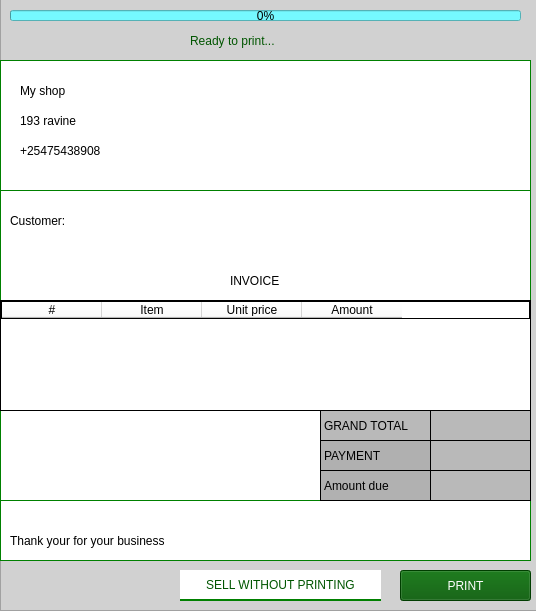
<?xml version="1.0" encoding="UTF-8"?>
<ui version="4.0">
 <class>Dialog</class>
 <widget class="QDialog" name="Dialog">
  <property name="geometry">
   <rect>
    <x>0</x>
    <y>0</y>
    <width>536</width>
    <height>611</height>
   </rect>
  </property>
  <property name="windowTitle">
   <string>Dialog</string>
  </property>
  <widget class="QFrame" name="frame">
   <property name="geometry">
    <rect>
     <x>0</x>
     <y>-10</y>
     <width>541</width>
     <height>621</height>
    </rect>
   </property>
   <property name="styleSheet">
    <string notr="true">background-color: rgb(209, 209, 209);</string>
   </property>
   <property name="frameShape">
    <enum>QFrame::StyledPanel</enum>
   </property>
   <property name="frameShadow">
    <enum>QFrame::Raised</enum>
   </property>
   <widget class="QFrame" name="frame_2">
    <property name="geometry">
     <rect>
      <x>0</x>
      <y>70</y>
      <width>531</width>
      <height>501</height>
     </rect>
    </property>
    <property name="styleSheet">
     <string notr="true">background-color: rgb(255, 255, 255);
border: 1px solid green;</string>
    </property>
    <property name="frameShape">
     <enum>QFrame::Box</enum>
    </property>
    <property name="frameShadow">
     <enum>QFrame::Plain</enum>
    </property>
    <widget class="QFrame" name="frame_3">
     <property name="geometry">
      <rect>
       <x>0</x>
       <y>0</y>
       <width>531</width>
       <height>131</height>
      </rect>
     </property>
     <property name="frameShape">
      <enum>QFrame::StyledPanel</enum>
     </property>
     <property name="frameShadow">
      <enum>QFrame::Raised</enum>
     </property>
     <widget class="QLabel" name="label_2">
      <property name="geometry">
       <rect>
        <x>20</x>
        <y>20</y>
        <width>71</width>
        <height>21</height>
       </rect>
      </property>
      <property name="styleSheet">
       <string notr="true">border:none;
font: 75 12pt &quot;Roboto&quot;;</string>
      </property>
      <property name="text">
       <string>My shop</string>
      </property>
     </widget>
     <widget class="QLabel" name="label_3">
      <property name="geometry">
       <rect>
        <x>20</x>
        <y>50</y>
        <width>81</width>
        <height>21</height>
       </rect>
      </property>
      <property name="styleSheet">
       <string notr="true">border:none;
font: 75 12pt &quot;Roboto&quot;;</string>
      </property>
      <property name="text">
       <string>193 ravine</string>
      </property>
     </widget>
     <widget class="QLabel" name="label_4">
      <property name="geometry">
       <rect>
        <x>20</x>
        <y>80</y>
        <width>111</width>
        <height>21</height>
       </rect>
      </property>
      <property name="styleSheet">
       <string notr="true">border:none;
font: 75 12pt &quot;Roboto&quot;;</string>
      </property>
      <property name="text">
       <string>+25475438908</string>
      </property>
     </widget>
     <widget class="QLabel" name="labeldate">
      <property name="geometry">
       <rect>
        <x>400</x>
        <y>15</y>
        <width>101</width>
        <height>21</height>
       </rect>
      </property>
      <property name="styleSheet">
       <string notr="true">border:none;
font: 75 11pt &quot;Roboto&quot;;</string>
      </property>
      <property name="text">
       <string/>
      </property>
     </widget>
    </widget>
    <widget class="QFrame" name="frame_4">
     <property name="geometry">
      <rect>
       <x>0</x>
       <y>130</y>
       <width>531</width>
       <height>311</height>
      </rect>
     </property>
     <property name="frameShape">
      <enum>QFrame::StyledPanel</enum>
     </property>
     <property name="frameShadow">
      <enum>QFrame::Raised</enum>
     </property>
     <widget class="QTableWidget" name="tableWidget">
      <property name="geometry">
       <rect>
        <x>0</x>
        <y>110</y>
        <width>531</width>
        <height>111</height>
       </rect>
      </property>
      <property name="styleSheet">
       <string notr="true">border:1px solid black;</string>
      </property>
      <column>
       <property name="text">
        <string>#</string>
       </property>
      </column>
      <column>
       <property name="text">
        <string>Item</string>
       </property>
      </column>
      <column>
       <property name="text">
        <string>Unit price</string>
       </property>
      </column>
      <column>
       <property name="text">
        <string>Amount</string>
       </property>
      </column>
     </widget>
     <widget class="QLabel" name="label_6">
      <property name="geometry">
       <rect>
        <x>230</x>
        <y>80</y>
        <width>61</width>
        <height>21</height>
       </rect>
      </property>
      <property name="styleSheet">
       <string notr="true">border:none;
font: 75 12pt &quot;Roboto&quot;;</string>
      </property>
      <property name="text">
       <string>INVOICE</string>
      </property>
     </widget>
     <widget class="QLabel" name="label_7">
      <property name="geometry">
       <rect>
        <x>320</x>
        <y>220</y>
        <width>111</width>
        <height>31</height>
       </rect>
      </property>
      <property name="styleSheet">
       <string notr="true">background-color: rgb(185, 185, 185);
font: 75 12pt &quot;Roboto&quot;;
border:1px solid black;</string>
      </property>
      <property name="text">
       <string>GRAND TOTAL</string>
      </property>
     </widget>
     <widget class="QLabel" name="label_8">
      <property name="geometry">
       <rect>
        <x>320</x>
        <y>250</y>
        <width>111</width>
        <height>31</height>
       </rect>
      </property>
      <property name="styleSheet">
       <string notr="true">border:1px solid black;
background-color: rgb(176, 176, 176);
font: 75 12pt &quot;Roboto&quot;;</string>
      </property>
      <property name="text">
       <string>PAYMENT</string>
      </property>
     </widget>
     <widget class="QLabel" name="label_9">
      <property name="geometry">
       <rect>
        <x>320</x>
        <y>280</y>
        <width>111</width>
        <height>31</height>
       </rect>
      </property>
      <property name="styleSheet">
       <string notr="true">border:1px solid black;
font: 75 12pt &quot;Roboto&quot;;
background-color: rgb(177, 177, 177);</string>
      </property>
      <property name="text">
       <string>Amount due</string>
      </property>
     </widget>
     <widget class="QLabel" name="labelgrandtotal">
      <property name="geometry">
       <rect>
        <x>430</x>
        <y>220</y>
        <width>101</width>
        <height>31</height>
       </rect>
      </property>
      <property name="styleSheet">
       <string notr="true">background-color: rgb(185, 185, 185);
font: 75 12pt &quot;Roboto&quot;;
border:1px solid black;</string>
      </property>
      <property name="text">
       <string/>
      </property>
     </widget>
     <widget class="QLabel" name="labelpayment">
      <property name="geometry">
       <rect>
        <x>430</x>
        <y>250</y>
        <width>101</width>
        <height>31</height>
       </rect>
      </property>
      <property name="styleSheet">
       <string notr="true">background-color: rgb(185, 185, 185);
font: 75 12pt &quot;Roboto&quot;;
border:1px solid black;</string>
      </property>
      <property name="text">
       <string/>
      </property>
     </widget>
     <widget class="QLabel" name="labelAmountdue">
      <property name="geometry">
       <rect>
        <x>430</x>
        <y>280</y>
        <width>101</width>
        <height>31</height>
       </rect>
      </property>
      <property name="styleSheet">
       <string notr="true">background-color: rgb(185, 185, 185);
font: 75 12pt &quot;Roboto&quot;;
border:1px solid black;</string>
      </property>
      <property name="text">
       <string/>
      </property>
     </widget>
     <widget class="QLabel" name="label_14">
      <property name="geometry">
       <rect>
        <x>10</x>
        <y>20</y>
        <width>81</width>
        <height>21</height>
       </rect>
      </property>
      <property name="styleSheet">
       <string notr="true">border:none;
font: 75 12pt &quot;Roboto&quot;;</string>
      </property>
      <property name="text">
       <string>Customer:</string>
      </property>
     </widget>
     <widget class="QLabel" name="labelcustomer">
      <property name="geometry">
       <rect>
        <x>100</x>
        <y>20</y>
        <width>151</width>
        <height>21</height>
       </rect>
      </property>
      <property name="styleSheet">
       <string notr="true">border:none;
font: 75 12pt &quot;Roboto&quot;;</string>
      </property>
      <property name="text">
       <string/>
      </property>
     </widget>
    </widget>
    <widget class="QLabel" name="label_5">
     <property name="geometry">
      <rect>
       <x>10</x>
       <y>470</y>
       <width>221</width>
       <height>21</height>
      </rect>
     </property>
     <property name="styleSheet">
      <string notr="true">border:none;
font: 75 12pt &quot;Roboto&quot;;</string>
     </property>
     <property name="text">
      <string>Thank your for your business</string>
     </property>
    </widget>
   </widget>
   <widget class="QPushButton" name="pushButton">
    <property name="geometry">
     <rect>
      <x>180</x>
      <y>580</y>
      <width>201</width>
      <height>31</height>
     </rect>
    </property>
    <property name="styleSheet">
     <string notr="true">color: rgb(0, 85, 0);
font: 75 11pt &quot;Roboto&quot;;
border:none;
background-color: rgb(255, 255, 255);
border-bottom: 2px solid green;</string>
    </property>
    <property name="text">
     <string>SELL WITHOUT PRINTING</string>
    </property>
   </widget>
   <widget class="QPushButton" name="pushButton_2">
    <property name="geometry">
     <rect>
      <x>400</x>
      <y>580</y>
      <width>131</width>
      <height>31</height>
     </rect>
    </property>
    <property name="styleSheet">
     <string notr="true">background-color: rgb(0, 85, 0);
color: rgb(255, 255, 255);
font: 75 12pt &quot;Roboto&quot;;</string>
    </property>
    <property name="text">
     <string>PRINT</string>
    </property>
   </widget>
   <widget class="QLabel" name="label">
    <property name="geometry">
     <rect>
      <x>190</x>
      <y>40</y>
      <width>131</width>
      <height>21</height>
     </rect>
    </property>
    <property name="styleSheet">
     <string notr="true">color: rgb(0, 85, 0);
font: 75 12pt &quot;Roboto&quot;;</string>
    </property>
    <property name="text">
     <string>Ready to print...</string>
    </property>
   </widget>
   <widget class="QProgressBar" name="progressBar">
    <property name="geometry">
     <rect>
      <x>10</x>
      <y>20</y>
      <width>511</width>
      <height>11</height>
     </rect>
    </property>
    <property name="styleSheet">
     <string notr="true">background-color: rgb(117, 249, 255);</string>
    </property>
    <property name="value">
     <number>0</number>
    </property>
   </widget>
  </widget>
 </widget>
 <resources/>
 <connections/>
</ui>
